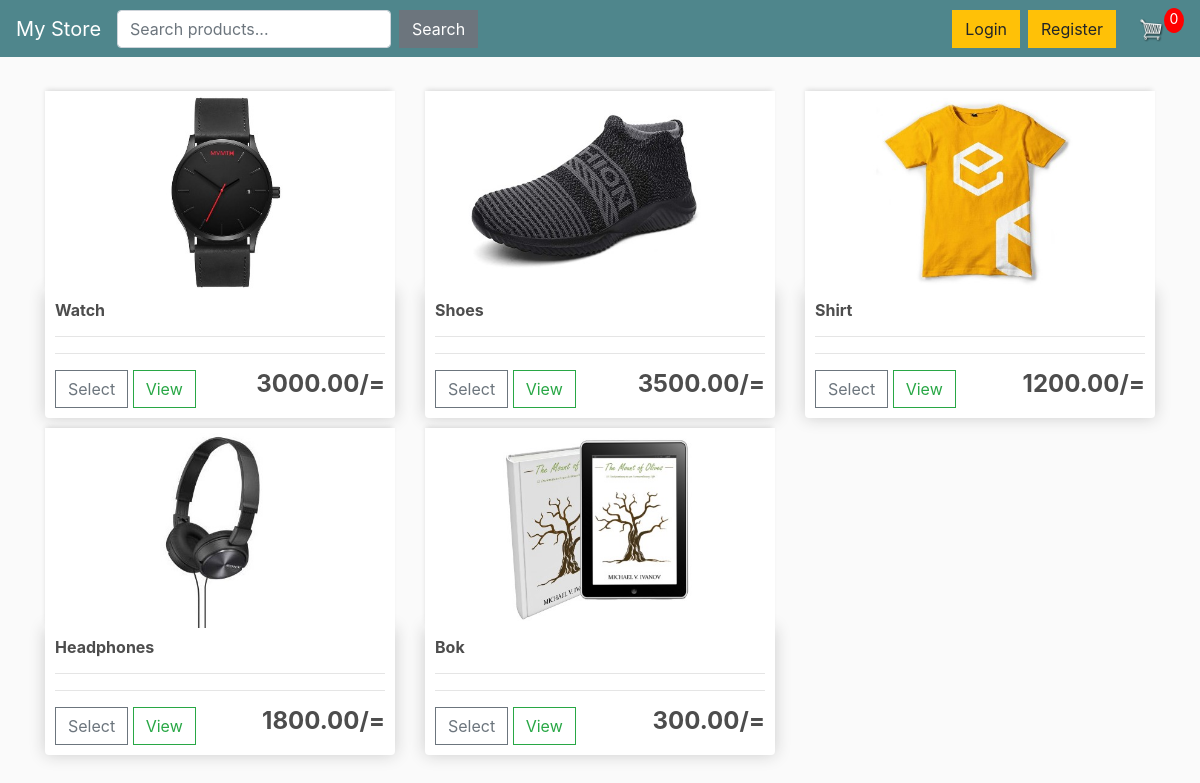
The page / on the database its author committed.
### store/models.py (models this page shows, shortened)
class Product(models.Model):
    name = models.CharField(max_length=255)
    description = models.TextField(null=True, default="No description")
    price = models.DecimalField(max_digits=10, decimal_places=2)
    image = models.ImageField(upload_to='product_images/')
    quantity_in_stock = models.IntegerField()
    expiration_date = models.DateField(null=True, blank=True)
    @property
    def imageURL(self):
    	try:
    		url = self.image.url
    	except:
    		url = ""
    	return url

### store/views.py (the view)
# urls.py: path('', include('store.urls'))
def store(request):
	products = Product.objects.all()
	if request.user.is_authenticated:
		user = request.user
		customer, created = Customer.objects.get_or_create(user=user)
		order, created = Order.objects.get_or_create(customer=customer, complete=False)
		items = order.orderitem_set.all()
		cartItems = order.get_cart_items
	else:
		items = []
		order = {'get_cart_total':0, 'get_cart_items':0}
		cartItems = order['get_cart_items']
	products = Product.objects.all()
	context = {'products':products, 'cartItems':cartItems}
	return render(request, 'store/store.html', context)

### store/templates/store/store.html (shortened to what this page needs)
{% extends 'store/main.html' %}
{% load static %}
{% block content %}
     <div class="row">
          {% for product in products %}
          <div class="col-lg-4">
               <img class="thumbnail" src="{{product.imageURL}}">
               <div class="box-element product">
                    <h6><strong>{{product.name}}</strong></h6>
                    <hr>
                    <hr>
                    <button data-product={{product.id}} data-action="add" class="btn btn-outline-secondary add-btn update-cart">Select</button>
                    <a class="btn btn-outline-success" href="{% url 'product_detail' pk=product.pk %}">View</a>
                    <h4 style="display: inline-block; float: right"><strong>{{product.price|floatformat:2}}/=</strong></h4>
               </div>
          </div>
          {% endfor %}
      </div>
{% endblock content %}

### static/css/main.css (style rules this page uses)
body { background-color: hsl(0, 0%, 98%); }
h1,h2,h3,h4,h5,h6 { color:hsl(0, 0%, 30%); }
.box-element { box-shadow:hsl(0, 0%, 80%) 0 0 16px; background-color: #fff; border-radius: 4px; padding: 10px; }
.thumbnail { width: 100%; height: 200px; -webkit-box-shadow: -1px -3px 5px -2px rgba(214,214,214,1); -moz-box-shadow: -1px -3px 5px -2px rgba(214,214,214,1); box-shadow: -1px -3px 5px -2px rgba(214,214,214,1); }
.product { border-radius: 0 0 4px 4px; }
.col-lg-4, .col-lg-6, .col-lg-8, .col-lg-12 { margin-top: 10px; }
.btn { border-radius: 0; }

### rows shown on the page
Product: imageURL (picture), name "Watch", price "3000.00"
Product: imageURL (picture), name "Shoes", price "3500.00"
Product: imageURL (picture), name "Shirt", price "1200.00"
Product: imageURL (picture), name "Headphones", price "1800.00"
Product: imageURL (picture), name "Bok", price "300.00"

### other values the page prints
{{ cartItems }} "0"
